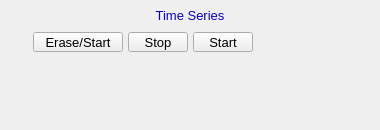
    <widget class="PyDMFrame" name="composite_13">
      <property name="geometry">
        <rect>
          <x>380</x>
          <y>286</y>
          <width>380</width>
          <height>130</height>
        </rect>
      </property>
      <widget class="PyDMDrawingRectangle" name="rectangle">
        <property name="geometry">
          <rect>
            <x>130</x>
            <y>5</y>
            <width>120</width>
            <height>21</height>
          </rect>
        </property>
        <property name="brush" stdset="0">
          <brush brushstyle="SolidPattern">
            <color alpha="255">
              <red>218</red>
              <green>218</green>
              <blue>218</blue>
            </color>
          </brush>
        </property>
        <property name="penStyle" stdset="0">
          <enum>Qt::SolidLine</enum>
        </property>
        <property name="penColor" stdset="0">
          <color>
            <red>218</red>
            <green>218</green>
            <blue>218</blue>
          </color>
        </property>
        <property name="penWidth" stdset="0">
          <double>0</double>
        </property>
        <property name="penCapStyle" stdset="0">
          <enum>Qt::FlatCap</enum>
        </property>
        <property name="toolTip">
          <string>rectangle</string>
        </property>
      </widget>
      <widget class="PyDMDrawingRectangle" name="rectangle_1">
        <property name="geometry">
          <rect>
            <x>0</x>
            <y>0</y>
            <width>380</width>
            <height>130</height>
          </rect>
        </property>
        <property name="brush" stdset="0">
          <brush brushstyle="NoBrush">
            <color alpha="255">
              <red>0</red>
              <green>0</green>
              <blue>0</blue>
            </color>
          </brush>
        </property>
        <property name="penStyle" stdset="0">
          <enum>Qt::SolidLine</enum>
        </property>
        <property name="penColor" stdset="0">
          <color>
            <red>0</red>
            <green>0</green>
            <blue>0</blue>
          </color>
        </property>
        <property name="penWidth" stdset="0">
          <double>1</double>
        </property>
        <property name="penCapStyle" stdset="0">
          <enum>Qt::FlatCap</enum>
        </property>
        <property name="toolTip">
          <string>rectangle_1</string>
        </property>
      </widget>
      <widget class="QLabel" name="text_25">
        <property name="geometry">
          <rect>
            <x>135</x>
            <y>5</y>
            <width>110</width>
            <height>20</height>
          </rect>
        </property>
        <property name="text">
          <string>Time Series</string>
        </property>
        <property name="font" stdset="0">
          <font>
            <pointsize>10</pointsize>
          </font>
        </property>
        <property name="brush" stdset="0">
          <brush brushstyle="SolidPattern">
            <color alpha="255">
              <red>10</red>
              <green>0</green>
              <blue>184</blue>
            </color>
          </brush>
        </property>
        <property name="toolTip">
          <string>text_25</string>
        </property>
        <property name="alignment">
          <set>Qt::AlignCenter</set>
        </property>
        <property name="styleSheet">
          <string notr="true">QLabel#text_25 {
  color: rgb(10, 0, 184);
  }</string>
        </property>
      </widget>
      <widget class="PyDMFrame" name="composite_14">
        <property name="geometry">
          <rect>
            <x>71</x>
            <y>82</y>
            <width>225</width>
            <height>20</height>
          </rect>
        </property>
        <widget class="QLabel" name="text_26">
          <property name="geometry">
            <rect>
              <x>380</x>
              <y>286</y>
              <width>130</width>
              <height>20</height>
            </rect>
          </property>
          <property name="text">
            <string>Current point</string>
          </property>
          <property name="font" stdset="0">
            <font>
              <pointsize>10</pointsize>
            </font>
          </property>
          <property name="brush" stdset="0">
            <brush brushstyle="SolidPattern">
              <color alpha="255">
                <red>0</red>
                <green>0</green>
                <blue>0</blue>
              </color>
            </brush>
          </property>
          <property name="toolTip">
            <string>text_26</string>
          </property>
          <property name="alignment">
            <set>Qt::AlignRight|Qt::AlignTrailing|Qt::AlignVCenter</set>
          </property>
          <property name="styleSheet">
            <string notr="true">QLabel#text_26 {
  color: rgb(0, 0, 0);
  }</string>
          </property>
        </widget>
        <widget class="PyDMLabel" name="text_update_40">
          <property name="geometry">
            <rect>
              <x>515</x>
              <y>287</y>
              <width>90</width>
              <height>18</height>
            </rect>
          </property>
          <property name="toolTip">
            <string>PV: ${prefix}TSCurrentPoint</string>
          </property>
          <property name="channel" stdset="0">
            <string>ca://${prefix}TSCurrentPoint</string>
          </property>
          <property name="font" stdset="0">
            <font>
              <pointsize>10</pointsize>
            </font>
          </property>
          <property name="alignment">
            <set>Qt::AlignLeading|Qt::AlignLeft|Qt::AlignVCenter</set>
          </property>
          <property name="textInteractionFlags">
            <set>Qt::TextSelectableByKeyboard|Qt::TextSelectableByMouse</set>
          </property>
          <property name="styleSheet">
            <string notr="true">PyDMLabel#text_update_40 {
  color: rgb(10, 0, 184);
  background-color: rgb(187, 187, 187);
  }</string>
          </property>
        </widget>
      </widget>
      <widget class="PyDMFrame" name="composite_15">
        <property name="geometry">
          <rect>
            <x>111</x>
            <y>107</y>
            <width>240</width>
            <height>20</height>
          </rect>
        </property>
        <widget class="PyDMEnumComboBox" name="menu_8">
          <property name="geometry">
            <rect>
              <x>475</x>
              <y>287</y>
              <width>80</width>
              <height>18</height>
            </rect>
          </property>
          <property name="toolTip">
            <string>${prefix}TSRead.SCAN</string>
          </property>
          <property name="channel" stdset="0">
            <string>ca://${prefix}TSRead.SCAN</string>
          </property>
          <property name="font" stdset="0">
            <font>
              <pointsize>10</pointsize>
            </font>
          </property>
          <property name="styleSheet">
            <string notr="true">PyDMEnumComboBox#menu_8 {
  color: rgb(0, 0, 0);
  background-color: rgb(115, 223, 255);
  }</string>
          </property>
        </widget>
        <widget class="PyDMPushButton" name="message_button">
          <property name="geometry">
            <rect>
              <x>560</x>
              <y>286</y>
              <width>60</width>
              <height>20</height>
            </rect>
          </property>
          <property name="text">
            <string>Read</string>
          </property>
          <property name="font" stdset="0">
            <font>
              <pointsize>10</pointsize>
            </font>
          </property>
          <property name="toolTip">
            <string>${prefix}TSControl</string>
          </property>
          <property name="channel" stdset="0">
            <string>ca://${prefix}TSControl</string>
          </property>
          <property name="pressValue" stdset="0">
            <string>3</string>
          </property>
          <property name="styleSheet">
            <string notr="true">PyDMPushButton#message_button {
  color: rgb(0, 0, 0);
  background-color: rgb(115, 223, 255);
  }</string>
          </property>
        </widget>
        <widget class="QLabel" name="text_27">
          <property name="geometry">
            <rect>
              <x>380</x>
              <y>286</y>
              <width>90</width>
              <height>20</height>
            </rect>
          </property>
          <property name="text">
            <string>Read rate</string>
          </property>
          <property name="font" stdset="0">
            <font>
              <pointsize>10</pointsize>
            </font>
          </property>
          <property name="brush" stdset="0">
            <brush brushstyle="SolidPattern">
              <color alpha="255">
                <red>0</red>
                <green>0</green>
                <blue>0</blue>
              </color>
            </brush>
          </property>
          <property name="toolTip">
            <string>text_27</string>
          </property>
          <property name="alignment">
            <set>Qt::AlignLeading|Qt::AlignLeft|Qt::AlignVCenter</set>
          </property>
          <property name="styleSheet">
            <string notr="true">QLabel#text_27 {
  color: rgb(0, 0, 0);
  }</string>
          </property>
        </widget>
      </widget>
      <widget class="PyDMPushButton" name="message_button_1">
        <property name="geometry">
          <rect>
            <x>33</x>
            <y>32</y>
            <width>90</width>
            <height>20</height>
          </rect>
        </property>
        <property name="text">
          <string>Erase/Start</string>
        </property>
        <property name="font" stdset="0">
          <font>
            <pointsize>10</pointsize>
          </font>
        </property>
        <property name="toolTip">
          <string>${prefix}TSControl</string>
        </property>
        <property name="channel" stdset="0">
          <string>ca://${prefix}TSControl</string>
        </property>
        <property name="pressValue" stdset="0">
          <string>0</string>
        </property>
        <property name="styleSheet">
          <string notr="true">PyDMPushButton#message_button_1 {
  color: rgb(0, 0, 0);
  background-color: rgb(115, 223, 255);
  }</string>
        </property>
      </widget>
      <widget class="PyDMPushButton" name="message_button_2">
        <property name="geometry">
          <rect>
            <x>128</x>
            <y>32</y>
            <width>60</width>
            <height>20</height>
          </rect>
        </property>
        <property name="text">
          <string>Stop</string>
        </property>
        <property name="font" stdset="0">
          <font>
            <pointsize>10</pointsize>
          </font>
        </property>
        <property name="toolTip">
          <string>${prefix}TSControl</string>
        </property>
        <property name="channel" stdset="0">
          <string>ca://${prefix}TSControl</string>
        </property>
        <property name="pressValue" stdset="0">
          <string>2</string>
        </property>
        <property name="styleSheet">
          <string notr="true">PyDMPushButton#message_button_2 {
  color: rgb(0, 0, 0);
  background-color: rgb(115, 223, 255);
  }</string>
        </property>
      </widget>
      <widget class="PyDMPushButton" name="message_button_3">
        <property name="geometry">
          <rect>
            <x>193</x>
            <y>32</y>
            <width>60</width>
            <height>20</height>
          </rect>
        </property>
        <property name="text">
          <string>Start</string>
        </property>
        <property name="font" stdset="0">
          <font>
            <pointsize>10</pointsize>
          </font>
        </property>
        <property name="toolTip">
          <string>${prefix}TSControl</string>
        </property>
        <property name="channel" stdset="0">
          <string>ca://${prefix}TSControl</string>
        </property>
        <property name="pressValue" stdset="0">
          <string>1</string>
        </property>
        <property name="styleSheet">
          <string notr="true">PyDMPushButton#message_button_3 {
  color: rgb(0, 0, 0);
  background-color: rgb(115, 223, 255);
  }</string>
        </property>
      </widget>
      <widget class="PyDMLabel" name="text_update_41">
        <property name="geometry">
          <rect>
            <x>258</x>
            <y>33</y>
            <width>90</width>
            <height>18</height>
          </rect>
        </property>
        <property name="toolTip">
          <string>PV: ${prefix}TSAcquiring</string>
        </property>
        <property name="channel" stdset="0">
          <string>ca://${prefix}TSAcquiring</string>
        </property>
        <property name="font" stdset="0">
          <font>
            <pointsize>10</pointsize>
          </font>
        </property>
        <property name="alignment">
          <set>Qt::AlignLeading|Qt::AlignLeft|Qt::AlignVCenter</set>
        </property>
        <property name="textInteractionFlags">
          <set>Qt::TextSelectableByKeyboard|Qt::TextSelectableByMouse</set>
        </property>
        <property name="styleSheet">
          <string notr="true">PyDMLabel#text_update_41 {
  color: rgb(10, 0, 184);
  background-color: rgb(70, 70, 70);
  }</string>
        </property>
      </widget>
      <widget class="PyDMFrame" name="composite_16">
        <property name="geometry">
          <rect>
            <x>41</x>
            <y>57</y>
            <width>225</width>
            <height>20</height>
          </rect>
        </property>
        <widget class="PyDMLineEdit" name="text_entry_48">
          <property name="geometry">
            <rect>
              <x>545</x>
              <y>287</y>
              <width>60</width>
              <height>19</height>
            </rect>
          </property>
          <property name="channel" stdset="0">
            <string>ca://${prefix}TSNumPoints</string>
          </property>
          <property name="toolTip">
            <string>${prefix}TSNumPoints</string>
          </property>
          <property name="font" stdset="0">
            <font>
              <pointsize>10</pointsize>
            </font>
          </property>
          <property name="styleSheet">
            <string notr="true">PyDMLineEdit#text_entry_48 {
  color: rgb(0, 0, 0);
  background-color: rgb(115, 223, 255);
  border: 1px solid black;
  margin: 0px;
  padding: 0px;
  spacing: 0px;
  }</string>
          </property>
        </widget>
        <widget class="QLabel" name="text_28">
          <property name="geometry">
            <rect>
              <x>380</x>
              <y>286</y>
              <width>160</width>
              <height>20</height>
            </rect>
          </property>
          <property name="text">
            <string>Number of points</string>
          </property>
          <property name="font" stdset="0">
            <font>
              <pointsize>10</pointsize>
            </font>
          </property>
          <property name="brush" stdset="0">
            <brush brushstyle="SolidPattern">
              <color alpha="255">
                <red>0</red>
                <green>0</green>
                <blue>0</blue>
              </color>
            </brush>
          </property>
          <property name="toolTip">
            <string>text_28</string>
          </property>
          <property name="alignment">
            <set>Qt::AlignRight|Qt::AlignTrailing|Qt::AlignVCenter</set>
          </property>
          <property name="styleSheet">
            <string notr="true">QLabel#text_28 {
  color: rgb(0, 0, 0);
  }</string>
          </property>
        </widget>
      </widget>
    </widget>
